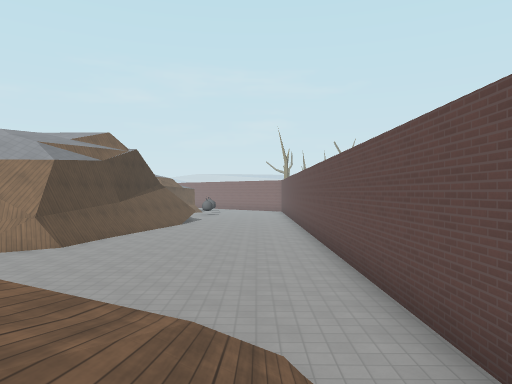
View 1 (above)

20 first-person views from a walk through a 3-D level made in the Godot game engine. The camera is 1.3 m above the floor, looks level and sees 70° across. The floor is counted in squares, 2 m on a side. Each view is taken from the middle of a square. On the plan, view 1 faces up. The plan holds only what a view shows up to about 11 squares ahead; the rest is blank. The place goes on beyond the plan. Characters and animated objects are not drawn. Some surface patterns are stand-ins.

View 2
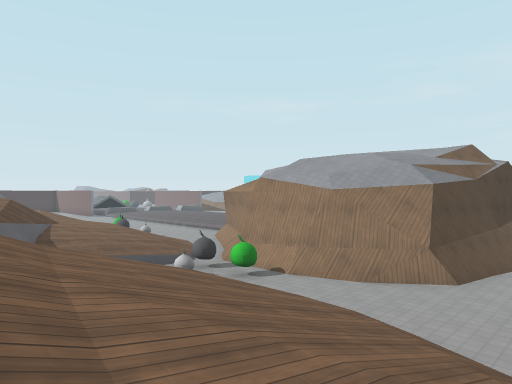

View 3
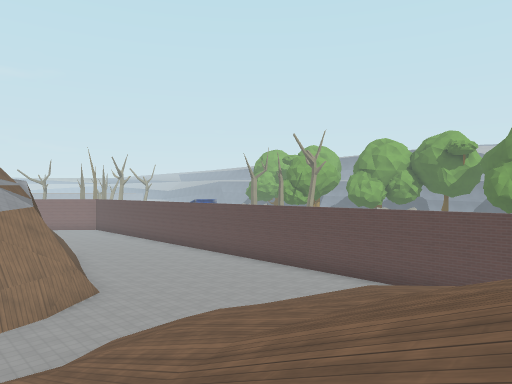

View 4
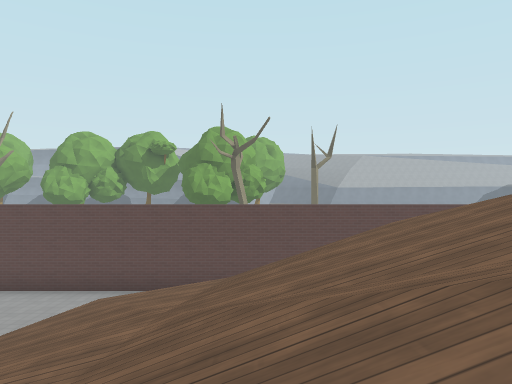

View 5
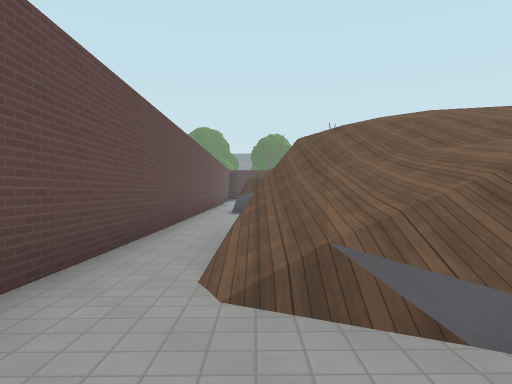

View 6
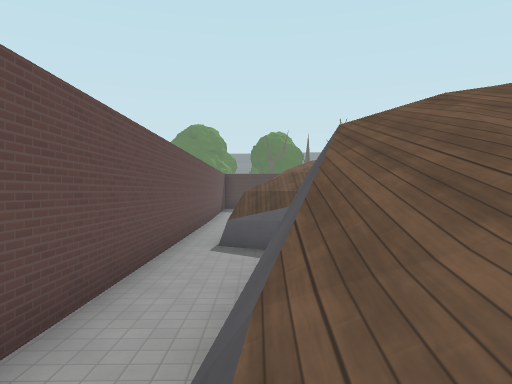

View 7
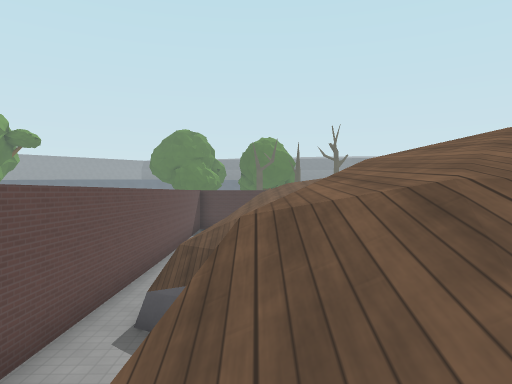

View 8
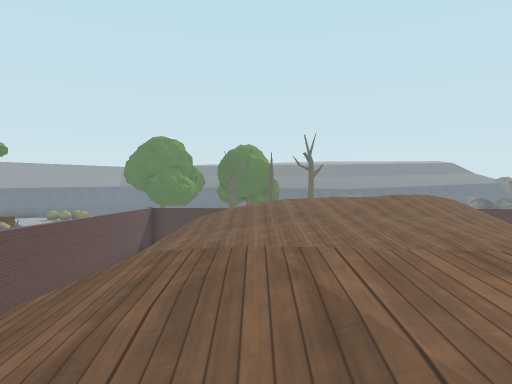

View 9
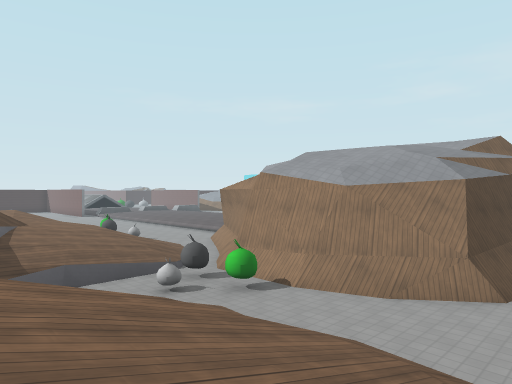

View 10
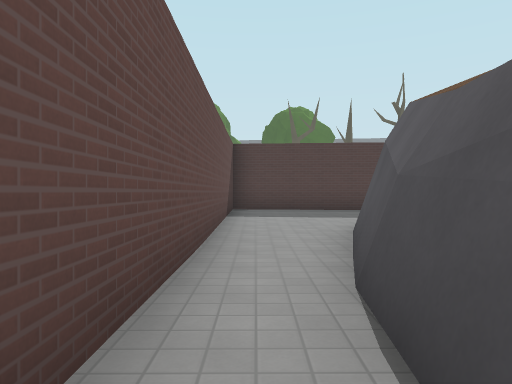

View 11
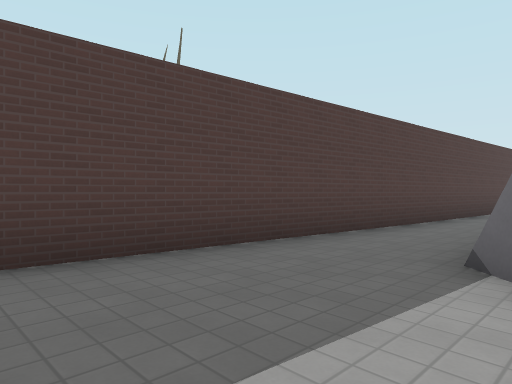

View 12
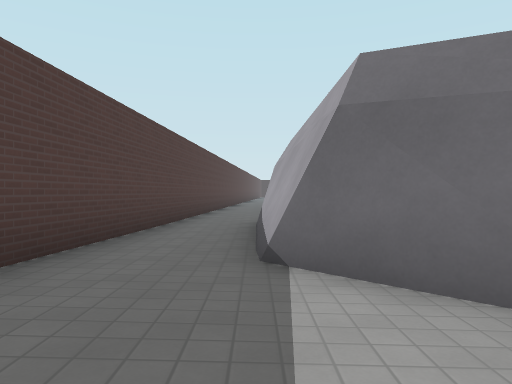

View 13
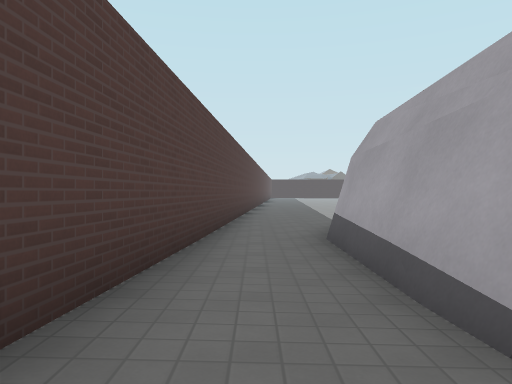

View 14
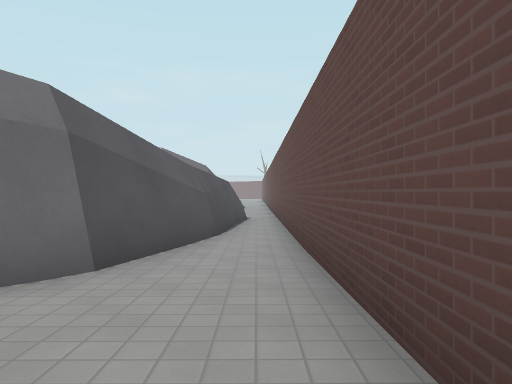

View 15
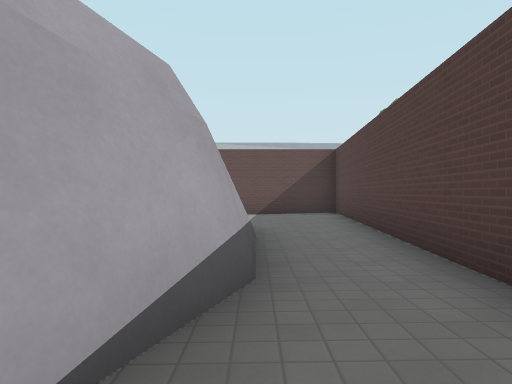

View 16
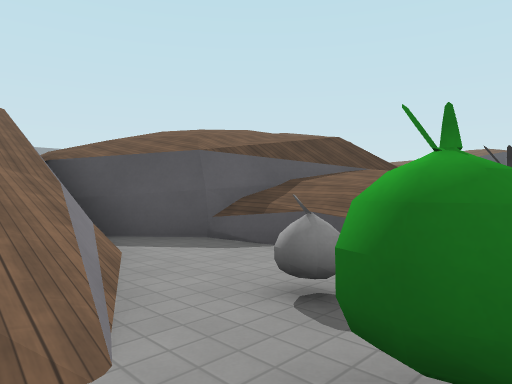

View 17
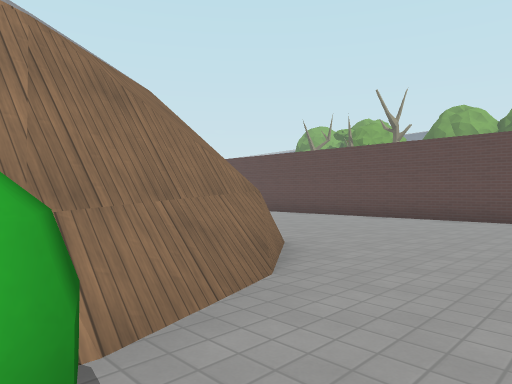

View 18
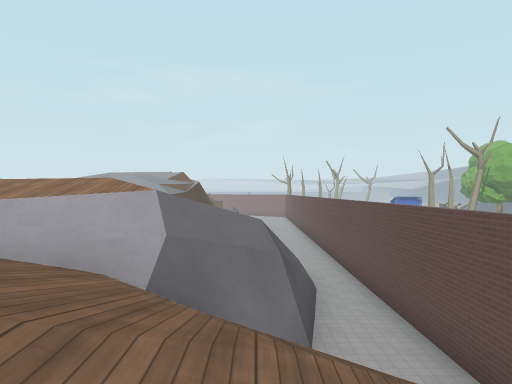

View 19
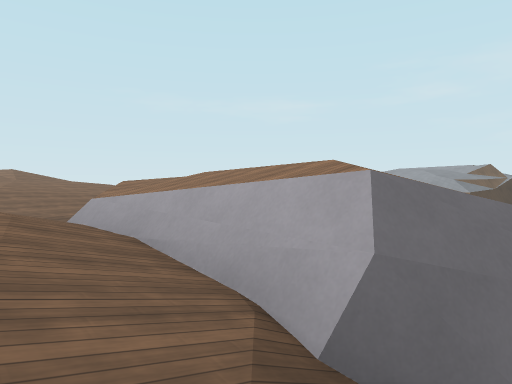

View 20
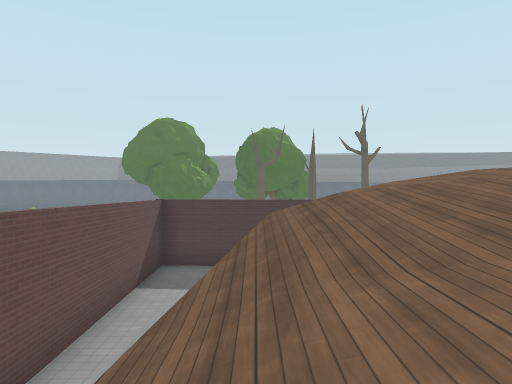

### Floor plan
Key: @ floor where view 1 was taken; # wall or solid block; . main floor; : floor 0.25 m higher than the main floor; + floor 5 m higher than the main floor; * floor 5.25 m higher than the main floor; / step, stairs or slope; = window, fence, low wall or low ledge; v drop or lower ground.
Columns run from 10 left of view 1 to 2 right of it. Each row starts with its distance up from view 1.
 11      ##.....#
 10      ##.....#
  9      #......#
  8   ####......#
  7  ##//.......#
  6  ##.........#
  5 ##...//.....#
  4 ..///////...#
  3 ..=////////.#
  2 ///////////.#
  1 #//////////.#
  0 /v////////@.#
 -1 //////////#.#
 -2 /=/  /////#.#
 -3       /////.#
 -4     /////#..#
 -5     //==##..#
 -6      //////.#
 -7    ////////.#
 -8    ////////.#
 -9   ////////#.#
-10   ////////#.#
-11  v////////#.#
-12  v/*//////#.#
-13       +//##.#
-14        //#..#
-15   ##////##::#
-16 :::####/::::#
-17 ::::::::::::#
-18 #############

Where each view was taken, in squares from view 1:
view 1: 0 up, 0 right, facing up
view 2: 0 up, 2 left, facing up-left
view 3: 1 down, 8 left, facing up-right
view 4: 0 up, 7 left, facing right
view 5: 5 up, 0 right, facing down
view 6: 1 up, 0 right, facing down
view 7: 1 down, 1 left, facing down
view 8: 2 down, 3 left, facing down
view 9: 1 up, 3 left, facing up-left
view 10: 8 down, 1 right, facing down
view 11: 15 down, 1 right, facing down-left
view 12: 16 down, 1 right, facing left
view 13: 17 down, 1 left, facing left
view 14: 17 down, 1 right, facing up
view 15: 16 down, 9 left, facing right
view 16: 6 up, 7 left, facing down-left
view 17: 5 up, 8 left, facing up-right
view 18: 9 down, 1 left, facing up
view 19: 7 down, 1 left, facing up-left
view 20: 8 down, 1 left, facing down
